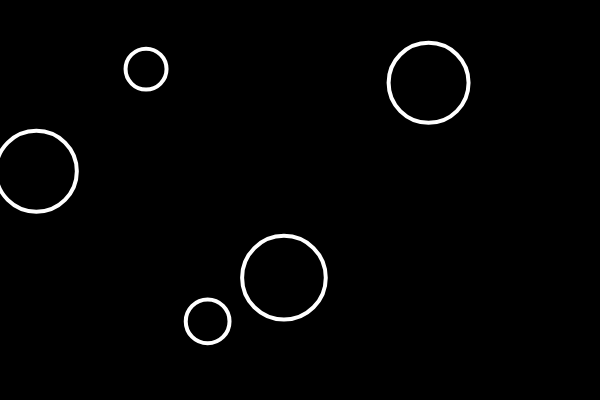
Frame 1 (no input)
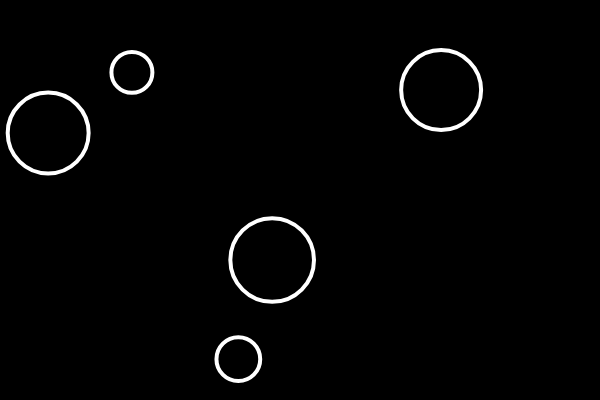
Frame 60 (no input)
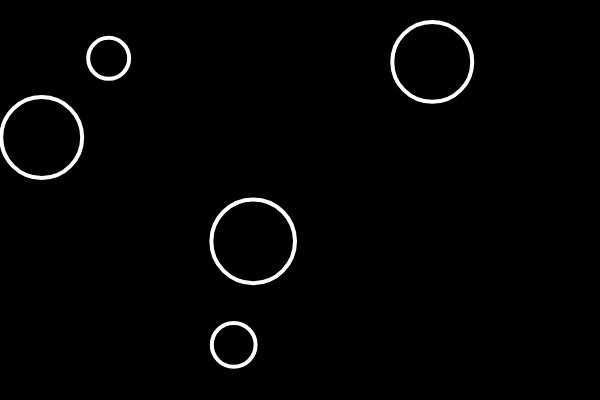
Frame 120 (the mouse pressed at the canvas centre since frame 60)

The p5.js sketch that drew these frames (run headless with seeded random() and noise() and a simulated clock; from frame 60 on, the mouse is pressed at the canvas centre):

// p5.js sketch
// ── sketch.js
let bubbles = [];
// let bubble;

function setup() {
  createCanvas(600, 400);
  for(let i=0; i<5; i++){
    let x = random(width);
    let y = random(height);
    let r = random(10, 50);
    // bubble = new Bubble(x, y, r);
    let b = new Bubble(x, y, r);
    bubbles.push(b);
  }
}

function mousePressed(){
  // bubble.clicked();
  for(let i=0; i< bubbles.length; i++){
    bubbles[i].clicked(mouseX, mouseY);
  }
}

function draw() {
  background(0);
  // bubble.show();
  // bubble.move();
  for(let i=0; i< bubbles.length; i++){
    bubbles[i].show();
    bubbles[i].move();
  }
}

class Bubble {
  constructor(tempX, tempY, tempR) {
    this.x = tempX;
    this.y = tempY;
    this.r = tempR;
    this.brightness = 0; 
  }
  show() {
    stroke(255);
    strokeWeight(4);
    fill(this.brightness, 125);
    ellipse(this.x, this.y, this.r * 2);
  }
  move() {
      this.x += random(-5, 5);
      this.y += random(-5, 5);
  }
  clicked(px, py){
    let d = dist(px, py, this.x, this.y);
    if(d < this.r){
      this.brightness = 125;
    }  
  }
}
